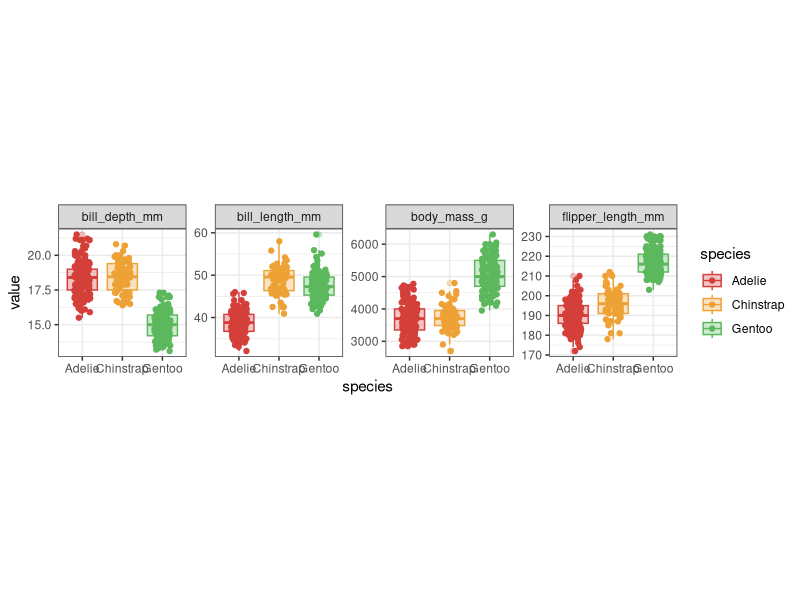
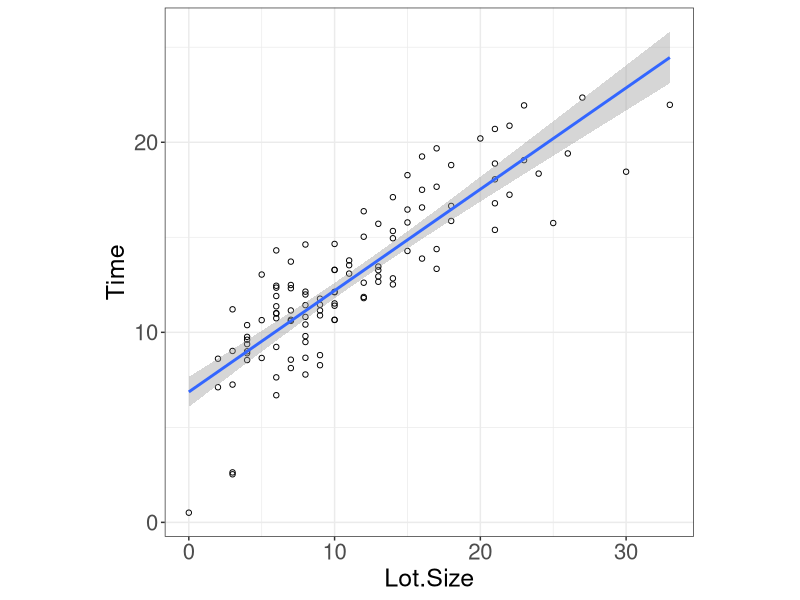
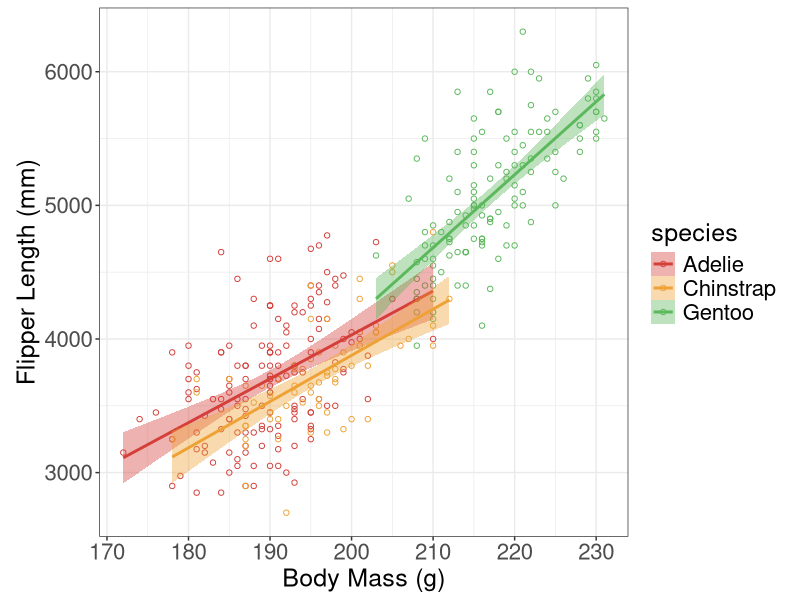
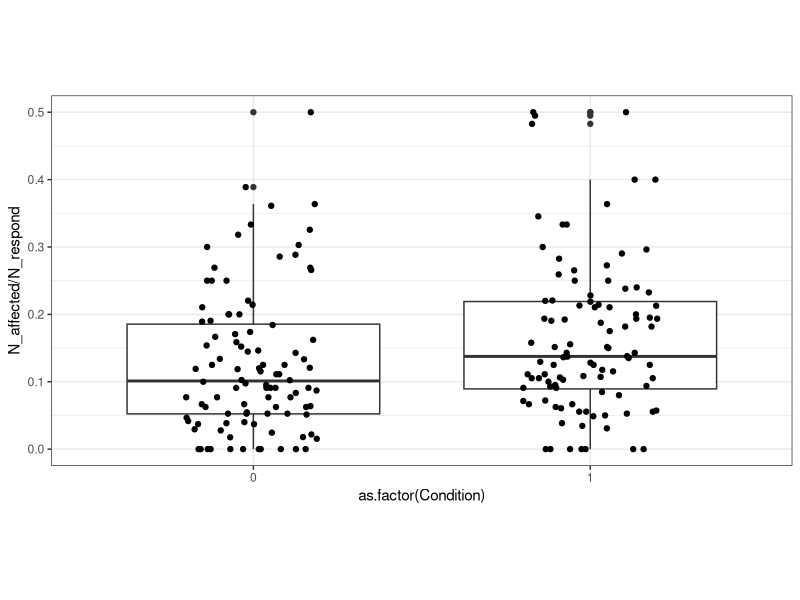

The R script that drew these images, in order:
## ---- chunk 1
options(htmltools.dir.version = FALSE)
knitr::opts_chunk$set(
	echo = FALSE,
	message = FALSE,
	warning = FALSE,
	cache = TRUE
)
library(tidyverse)
library(ggsci)
library(knitr)
library(kableExtra)
## ---- chunk 2
data(penguins, package = "palmerpenguins")
## ---- chunk 3
penguins %>%
  pivot_longer(cols = c("bill_length_mm", "bill_depth_mm", "flipper_length_mm", "body_mass_g"),
               names_to = "measure",
               values_to = "value") %>%
  ggplot(aes(x = species, y = value, color = species, fill = species)) +
  geom_boxplot(alpha = 0.3) +
  geom_point(position = position_jitter(width = 0.2, height = 0)) +
  facet_wrap(~measure, scales = "free", ncol = 4) +
  theme_bw() +
  theme(aspect.ratio = 1) +
  scale_color_locuszoom() +
  scale_fill_locuszoom()
## ---- chunk 4
production_data <- read.csv("../data/production.csv")
head(production_data) %>% kable()
## ---- chunk 5
ggplot(data = production_data, aes(x = Lot.Size, y = Time)) +
  geom_point(shape = 1) +
  geom_smooth(method = "lm") +
  theme_bw() +
  theme(aspect.ratio = 1,
        axis.text = element_text(size = 16),
        axis.title = element_text(size = 18))
## ---- chunk 6
data(penguins, package = "palmerpenguins")
## ---- chunk 7
ggplot(penguins, aes(x = flipper_length_mm, y = body_mass_g, color = species, fill = species)) +
  geom_point(shape = 1) +
  geom_smooth(method = "lm") +
  theme_bw() + 
  theme(aspect.ratio = 1,
        axis.text = element_text(size = 16),
        axis.title = element_text(size = 18),
        legend.text = element_text(size = 16),
        legend.title = element_text(size = 18)) +
  scale_color_locuszoom() +
  scale_fill_locuszoom() +
  ylab("Flipper Length (mm)") +
  xlab("Body Mass (g)")
## ---- chunk 8
condition_data <- read.csv("../data/condition.csv")
condition_data[1:4,] %>%
  kable() %>% kable_styling("striped") %>% scroll_box(width = "100%")
## ---- chunk 9
condition_data %>%
  ggplot(aes(x = as.factor(Condition), y = N_affected/N_respond)) +
  geom_boxplot() +
  geom_point(position = position_jitter(width = 0.2, height = 0)) +
  theme_bw() +
  theme(aspect.ratio = 0.5)
## ---- chunk 10
data(package = .packages(all.available = TRUE))
